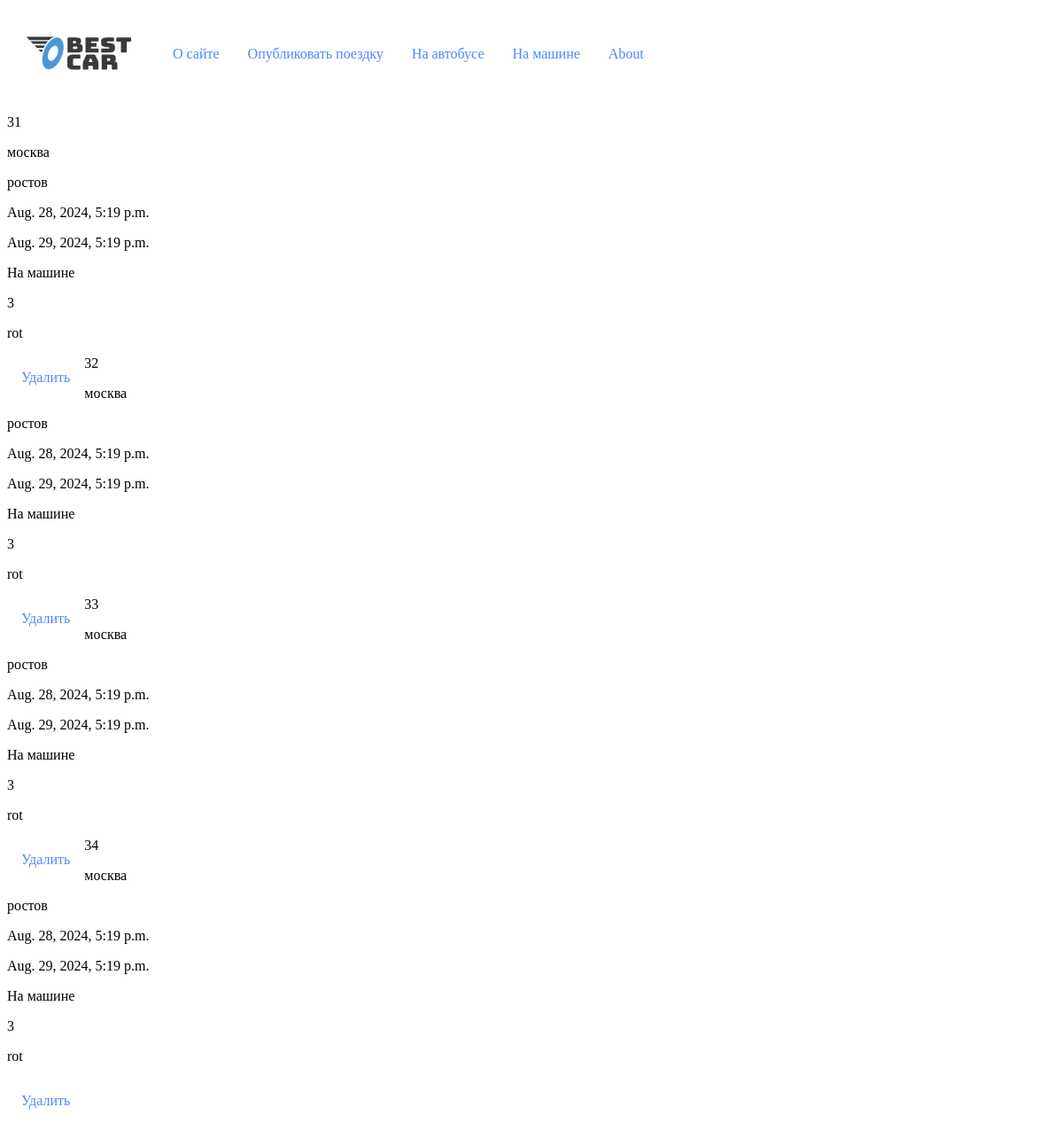
Before: /booking/booked_trips/ (signed in) with the older database file.
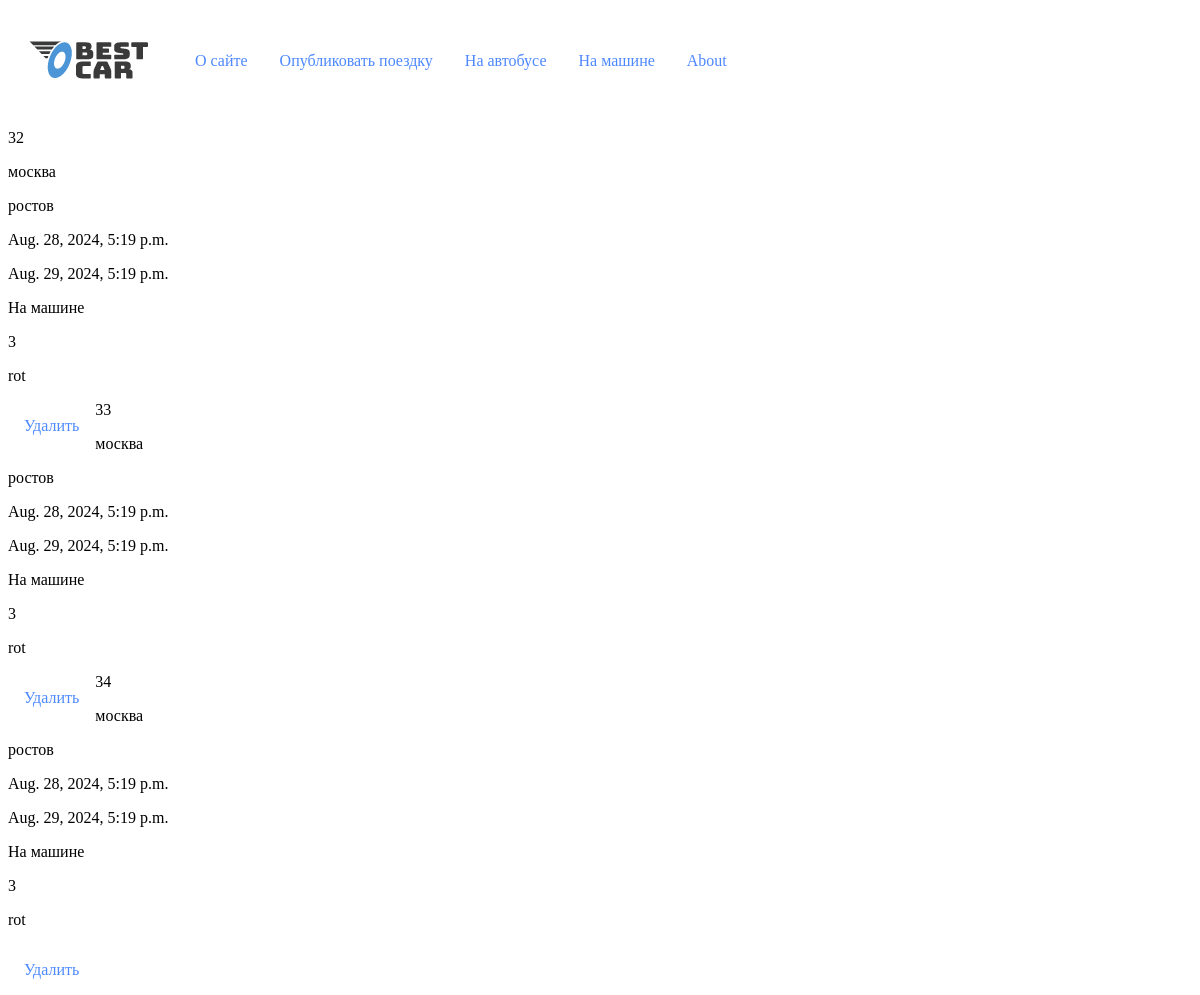
After: the same page with the newer database file.
### booking/models.py (models this page shows)
class Booking(models.Model):
    departure = models.CharField(max_length=100, verbose_name="отправление", validators=[Validators_language_model()])
    arrival = models.CharField(max_length=100, verbose_name="прибытие", validators=[Validators_language_model()])
    departure_time = models.DateTimeField(verbose_name="время отправления", validators=[Validators_date_model()])
    arrival_time = models.DateTimeField(verbose_name="время прибытия", default=None,validators=[Validators_date_model()])
    cat = models.ForeignKey('bestcar.Category', verbose_name="категория", on_delete=models.PROTECT,default=1)
    price = models.PositiveSmallIntegerField(verbose_name="цена")
    author_trip = models.ForeignKey(get_user_model(), on_delete=models.CASCADE, related_name="autho", null=True)
    name_companion=models.ForeignKey(get_user_model(), verbose_name="Имя пассажира",on_delete=models.CASCADE,default='default')
    slug = models.SlugField(max_length=100,  db_index=True)
    class Meta:
        verbose_name = 'зарезервированные поездки'
        verbose_name_plural = 'зарезервированные поездки'

### bestcar/models.py (models this page shows)
class Category(models.Model):
    name = models.CharField(max_length=100, db_index=True, verbose_name="Категория")
    def __str__(self):
        return self.name
    class Meta:
        verbose_name = 'Категории'
        verbose_name_plural = 'Категории'

### users/models.py (models this page shows)
class User(AbstractUser):
    photo = models.ImageField(upload_to='users/$Y/%m/%d/', blank=True, null=True, verbose_name='Фотография')
    def __str__(self):
        return self.username
    class Meta:
        verbose_name = 'Пользователи'
        verbose_name_plural = 'Пользователи'

### booking/views.py (the view)
# urls.py: path('booked_trips/', Users_booked_trips.as_view(), name='booked_trips'),
class Users_booked_trips(DataMixin, BaseView, ListView):
    context_object_name = 'mein_booked_trip'
    model = Booking
    template_name = 'booking/users_booked_trips.html'
    title_page = 'Ваши забронированные поездки'
    def get_queryset(self):
        return UsersBookedTripsServices.users_booked_trips(name_companion=self.request.user)
    def get_context_data(self, **kwargs):
        context = super().get_context_data(**kwargs)
        return self.get_mixin_context(context)

### bestcar/utils.py (called while the page is built)
    def get_mixin_context(self, context, **kwargs):
        if self.title_page:
            context['title'] = self.title_page
        context['menu'] = MENU  # Предполагается, что MENU - это глобальная переменная
        context.update(kwargs)
        return context

### booking/services.py (called while the page is built)
    @staticmethod
    def users_booked_trips(**kwargs):
        try:
            user = kwargs['name_companion']
            return Booking.objects.filter(name_companion=user)
        except DatabaseError as e:
            return JsonResponse({
                "errorMessage": str(e),
                "status": 400
            })

### booking/views.py (called while the page is built)
    def dispatch(self, request, *args, **kwargs):
        try:
            response = super().dispatch(request, *args, **kwargs)
        except Exception as e:
            return self._response(e, status=400)
        if isinstance(response, (dict, list)):
            return self._response(response)
        else:
            return response

### booking/templates/booking/users_booked_trips.html (shortened to what this page needs)
{% extends 'base.html' %}
{% block content %}
{% for trip in mein_booked_trip %}
    <div>
        <p> {{trip.id}} </p>
        <p> {{trip.departure}} </p>
        <p> {{trip.arrival}} </p>
        <p> {{trip.departure_time}} </p>
        <p> {{trip.arrival_time}} </p>
        <p> {{trip.cat}} </p>
        <p> {{trip.price}} </p>
        <p> {{trip.author_trip}} </p>
        <p><li> <a href="{% url 'booking:delete_reservation' trip.id %}">Удалить</a></li></p>
    </div>
{% endfor %}
{% endblock %}

Changed rows visible on the page:
removed Booking: id "31", departure "москва", arrival "ростов", departure_time "Aug. 28, 2024, 5:19 p.m.", arrival_time "Aug. 29, 2024, 5:19 p.m.", cat "На машине", price "3", author_trip "rot"
